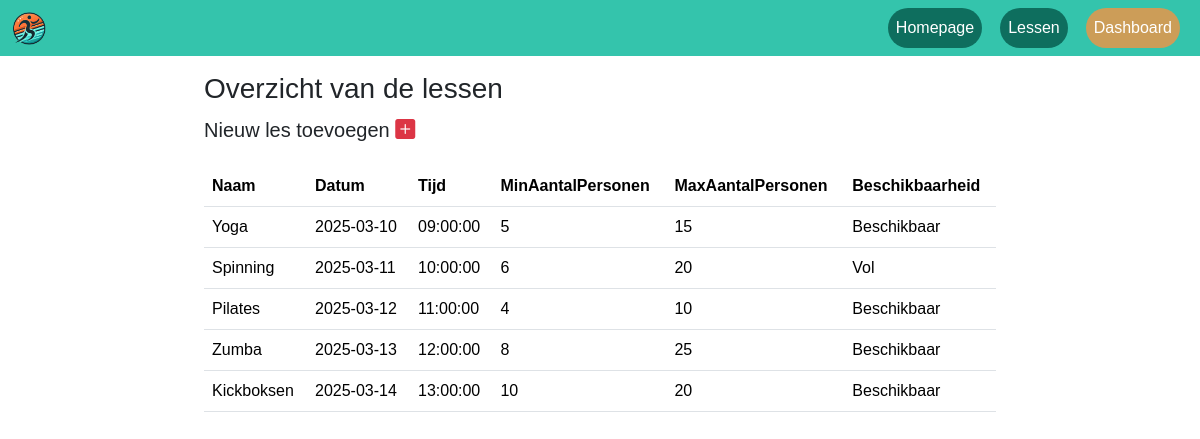
The app's page /lessen/lessen2.php with its own data.
### tables this page shows
CREATE TABLE Les (
     Id                 INT             NOT NULL AUTO_INCREMENT,
     Naam               VARCHAR(50)     NOT NULL,
     Datum              DATE            NOT NULL,
     Tijd               TIME            NOT NULL,
     MinAantalPersonen  TINYINT          NOT NULL,
     MaxAantalPersonen  TINYINT          NOT NULL,
     LesPrijs           DECIMAL(5,2)    NOT NULL,
     Beschikbaarheid    VARCHAR(50)     NOT NULL,
     IsActief           BIT             NOT NULL DEFAULT 1,
     Opmerking          VARCHAR(250)    DEFAULT NULL,
     DatumAangemaakt    DATETIME(6)     NOT NULL,
     DatumGewijzigd     DATETIME(6)     NOT NULL,
     CONSTRAINT PK_Les_Id PRIMARY KEY (Id)
 );

### lessen/lessen2.php (the view, shortened to what this page needs)
<?php
    include('../DB/config.php');
    $dsn = "mysql:host=$dbHost;
            dbname=$dbName;
            charset=UTF8";
    $pdo = new PDO($dsn, $dbUser, $dbPass);
    $sql = "SELECT  LES.Id
                   ,LES.Naam
                   ,LES.Datum
                   ,LES.Tijd
                   ,LES.MinAantalPersonen
                   ,LES.MaxAantalPersonen
                   ,LES.Beschikbaarheid
            FROM Les AS LES";
    $statement = $pdo->prepare($sql);
    $statement->execute();
    $result = $statement->fetchAll(PDO::FETCH_OBJ);
?>
<!DOCTYPE html>
<html lang="en">
<head>
    <link href="https://cdn.jsdelivr.net/npm/bootstrap@5.3.3/dist/css/bootstrap.min.css" rel="stylesheet"
>
    <link rel="stylesheet" href="../style.css">
        <link rel="stylesheet" href="https://cdn.jsdelivr.net/npm/bootstrap-icons@1.11.3/font/bootstrap-icons.min.css">
</head>
<body>
<nav class="navbar navbar-expand-lg navbar-custom sticky">
        <div class="container-fluid">
            <ul>
                <li>
                    <img src="../Image/Logo.png" alt="logo" class="logo">
                </li>
            </ul>
            <ul class="navbar-nav">
                <li class="nav-item">
                    <a class="nav-link" href="../index.html">Homepage</a>
                </li>
                <li class="nav-item">
                    <a class="nav-link" href="../lessen.php">Lessen</a>
                </li>
                <li class="nav-item">
                    <a class="nav-link active" href="../dashboard/dashboard.html">Dashboard</a>
                </li>
            </ul>
        </div>
    </nav>
    <div class="row mb-1 ">
        <div class="col-2"></div>
        <div class="col-8 title"><h3>Overzicht van de lessen</h3></div>
        <div class="col-2"></div>
      </div>
        <div class="row mb-3">
            <div class="col-2"></div>
            <div class="col-8">
              <h5>Nieuw les toevoegen
                  <a href="create.php">
                    <i class="bi bi-plus-square-fill text-danger"></i>
                  </a>
              </h5>
            </div>
            <div class="col-2"></div>
        </div>
    <div class="row">
        <div class="col-2"></div>
        <div class="col-8">
          <table class="table table-hover" id="table-lessen">
              <thead>
                  <th>Naam</th>
                  <th>Datum</th>
                  <th>Tijd</th>
                  <th>MinAantalPersonen</th>
                  <th>MaxAantalPersonen</th>
                  <th>Beschikbaarheid</th>
              </thead>
              <tbody>
                  <?php foreach($result as $LessenInfo) : ?>
                        <tr>
                          <td><?= $LessenInfo->Naam ?></td>
                          <td><?= $LessenInfo->Datum ?></td>
                          <td><?= $LessenInfo->Tijd ?></td>
                          <td><?= $LessenInfo->MinAantalPersonen ?></td>
                          <td><?= $LessenInfo->MaxAantalPersonen ?></td>
                          <td><?= $LessenInfo->Beschikbaarheid ?></td>
                        </tr>
                  <?php endforeach ?>
              </tbody>
          </table>
        </div>
        <div class="col-2"></div>
      </div>
</body>
</html>

### style.css (style rules this page uses)
html, body { margin: 0; padding: 0; font-family: 'Verdana', sans-serif; }
.navbar-custom { background-color: #34C4AC; }
.nav-link { color: white !important; padding: 8px 16px; border-radius: 50px; background: rgba(2, 82, 69, 0.75); margin-right: 0.5rem }
.nav-link.active { background: rgba(255, 144, 60, 0.75); color: white !important; }
.sticky { position: sticky; top: 0; z-index: 1020; }
.logo { height: 35px; }
ul { list-style-type: none; margin: 0; padding: 0; }
.navbar-custom .container-fluid { display: flex; justify-content: space-between; align-items: center; flex-wrap: nowrap; }
.navbar-nav { display: flex; flex-direction: row; gap: 10px; flex-wrap: nowrap; }
.title { margin-top: 1em; }

### records on screen
les: Naam "Yoga", Datum "2025-03-10", Tijd "09:00:00", MinAantalPersonen "5", MaxAantalPersonen "15", Beschikbaarheid "Beschikbaar"
les: Naam "Spinning", Datum "2025-03-11", Tijd "10:00:00", MinAantalPersonen "6", MaxAantalPersonen "20", Beschikbaarheid "Vol"
les: Naam "Pilates", Datum "2025-03-12", Tijd "11:00:00", MinAantalPersonen "4", MaxAantalPersonen "10", Beschikbaarheid "Beschikbaar"
les: Naam "Zumba", Datum "2025-03-13", Tijd "12:00:00", MinAantalPersonen "8", MaxAantalPersonen "25", Beschikbaarheid "Beschikbaar"
les: Naam "Kickboksen", Datum "2025-03-14", Tijd "13:00:00", MinAantalPersonen "10", MaxAantalPersonen "20", Beschikbaarheid "Beschikbaar"
